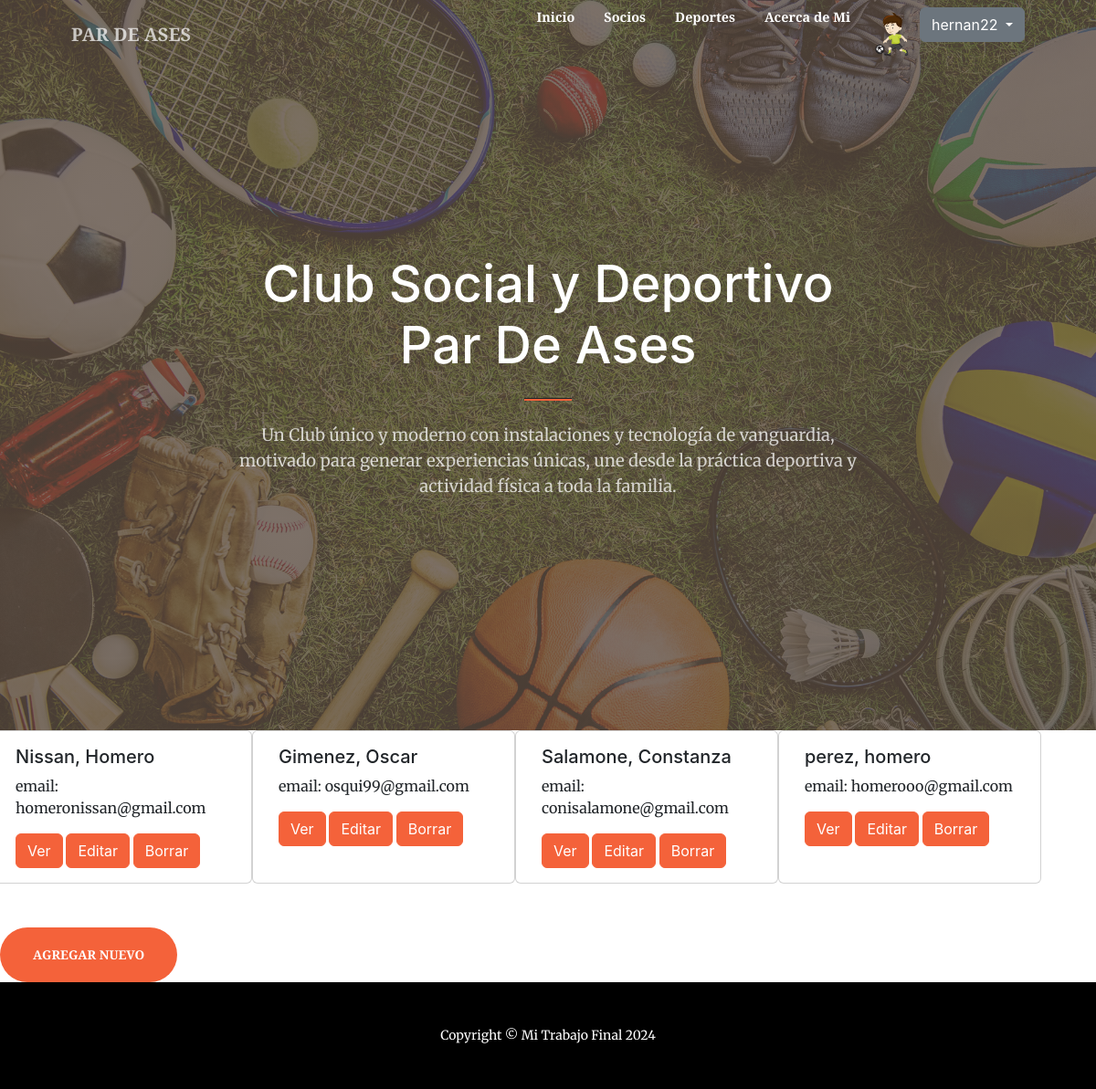
The page /socio-list/ (signed in) on the database its author committed.
### users/models.py (models this page shows, shortened)
class Imagen(models.Model):
    user = models.OneToOneField(User, on_delete=models.CASCADE)
    imagen = models.ImageField(upload_to='imagenes', null=True, blank = True)

### AppClub/models.py (models this page shows)
class Socio(models.Model):
    nombre = models.CharField(max_length=40)
    apellido = models.CharField(max_length=20)
    email = models.EmailField(max_length=40)

### AppClub/views.py (the view)
# urls.py: path('socio-list/', views.SocioListView.as_view(), name="SocioList"),
class SocioListView(LoginRequiredMixin, ListView):
    model = Socio
    template_name = "AppClub/socio_list.html"

### AppClub/templates/AppClub/socio_list.html (shortened to what this page needs)
{% extends 'AppClub/base.html' %}
{% load static %}
{% block main %}
<div class="row">
    {% for socio in object_list %}
        <div class="card" style="width: 18rem;" >
            <div class="card-body">
                <h5 class="card-title">{{ socio.apellido }}, {{ socio.nombre }}</h5>
                <p class="card-text">email: {{ socio.email }}</p>
            <a href="{% url 'SocioDetail' socio.id %}" class="btn btn-primary">Ver</a>
            <a href="{% url 'SocioUpdate' socio.id %}" class="btn btn-primary">Editar</a>
            <a href="{% url 'SocioDelete' socio.id %}" class="btn btn-primary">Borrar</a>
            </div>
        </div>
    {% endfor %}
</div>
<a class="btn btn-primary btn-xl rounded-pill mt-5" href="{% url 'SocioCreate' %}">Agregar nuevo</a>
{% endblock main %}

### AppClub/templates/AppClub/base.html (shortened to what this page needs)
        {% load static %}
        <!DOCTYPE html>
    <html lang="en">
    <head>
        <link href="https://cdn.jsdelivr.net/npm/bootstrap-icons@1.5.0/font/bootstrap-icons.css" rel="stylesheet" />
        <link href="https://cdnjs.cloudflare.com/ajax/libs/SimpleLightbox/2.1.0/simpleLightbox.min.css" rel="stylesheet" />
        <link href="{% static 'AppClub/css/styles.css'%}" rel="stylesheet" />
    </head>
    <body id="page-top">
        <nav class="navbar navbar-expand-lg navbar-light fixed-top py-83" id="mainNav">
            <div class="container px-4 px-lg-5">
                <a class="navbar-brand" href="#page-top">PAR DE ASES</a>
                <div class="collapse navbar-collapse" id="navbarResponsive">
                    <ul class="navbar-nav ms-auto my-2 my-lg-0">
                        <li class="nav-item"><a class="nav-link text-white" href="{% url 'Inicio' %}">Inicio</a></li>
                        <li class="nav-item"><a class="nav-link text-white" href="{% url 'SocioList' %}">Socios</a></li>
                        <li class="nav-item"><a class="nav-link text-white" href="{% url 'DeporteList' %}">Deportes</a></li>
                        <li class="nav-item"><a class="nav-link text-white" href="{% url 'acercademi' %}">Acerca de Mi</a></li>
                        {% if request.user.is_authenticated %}
                            <img src="{{request.user.imagen.imagen.url}}" alt="" style="height: 60px;width: 60px;">
                            <div class="dropdown">
                                <button class="btn btn-secondary dropdown-toggle" type="button" id="dropdownMenuButton1" data-bs-toggle="dropdown" aria-expanded="false">
                                    {{ request.user.username }}
                                </button>
                            </div>
                        {% endif %}
                    </ul>
                </div>
            </div>
        </nav>
        <header class="masthead">
            <div class="container px-4 px-lg-5 h-100">
                <div class="row gx-4 gx-lg-5 h-100 align-items-center justify-content-center text-center">
                    <div class="col-lg-8 align-self-end">
                        <h1 class="text-white font-weight-bold">Club Social y Deportivo Par De Ases</h1>
                        <hr class="divider" />
                    </div>
                    <div class="col-lg-8 align-self-baseline">
                        <p class="text-white-75 mb-5">Un Club único y moderno con instalaciones y tecnología de vanguardia, motivado para generar experiencias únicas, une desde la práctica deportiva y actividad física a toda la familia.</p>
                    </div>
                </div>
            </div>
        </header>
        {% block main %}
        {% endblock main %}
        <footer class="py-5 bg-black">
            <div class="container px-5"><p class="m-0 text-center text-white small">Copyright &copy; Mi Trabajo Final 2024</p></div>
        </footer>
    </body>
</html>

### rows shown on the page
Socio: apellido "Nissan", nombre "Homero", email "homeronissan@gmail.com"
Socio: apellido "Gimenez", nombre "Oscar", email "osqui99@gmail.com"
Socio: apellido "Salamone", nombre "Constanza", email "conisalamone@gmail.com"
Socio: apellido "perez", nombre "homero", email "homerooo@gmail.com"

### other values the page prints
{{ request.user.username }} "hernan22"
